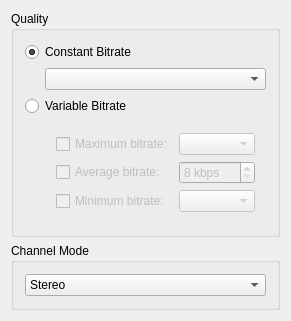
<?xml version="1.0" encoding="UTF-8"?>
<ui version="4.0">
 <class>K3bManualBitrateSettingsWidget</class>
 <widget class="QWidget" name="K3bManualBitrateSettingsWidget">
  <property name="geometry">
   <rect>
    <x>0</x>
    <y>0</y>
    <width>273</width>
    <height>309</height>
   </rect>
  </property>
  <layout class="QVBoxLayout">
   <item>
    <widget class="QGroupBox" name="groupBox">
     <property name="title">
      <string>Quality</string>
     </property>
     <layout class="QVBoxLayout" name="verticalLayout">
      <item>
       <widget class="QRadioButton" name="m_radioConstantBitrate">
        <property name="text">
         <string>Constant Bitrate</string>
        </property>
        <property name="checked">
         <bool>true</bool>
        </property>
       </widget>
      </item>
      <item>
       <layout class="QHBoxLayout">
        <item>
         <spacer>
          <property name="orientation">
           <enum>Qt::Horizontal</enum>
          </property>
          <property name="sizeType">
           <enum>QSizePolicy::Fixed</enum>
          </property>
          <property name="sizeHint" stdset="0">
           <size>
            <width>20</width>
            <height>20</height>
           </size>
          </property>
         </spacer>
        </item>
        <item>
         <widget class="KComboBox" name="m_comboConstantBitrate"/>
        </item>
       </layout>
      </item>
      <item>
       <widget class="QRadioButton" name="m_radioVariableBitrate">
        <property name="text">
         <string>Variable Bitrate</string>
        </property>
       </widget>
      </item>
      <item>
       <widget class="QFrame" name="m_frameVariableBitrate">
        <property name="enabled">
         <bool>false</bool>
        </property>
        <layout class="QGridLayout" name="gridLayout_2">
         <item row="0" column="1">
          <widget class="QCheckBox" name="m_checkBitrateMaximum">
           <property name="text">
            <string>Maximum bitrate:</string>
           </property>
          </widget>
         </item>
         <item row="0" column="2">
          <widget class="KComboBox" name="m_comboMaximumBitrate">
           <property name="enabled">
            <bool>false</bool>
           </property>
          </widget>
         </item>
         <item row="1" column="1">
          <widget class="QCheckBox" name="m_checkBitrateAverage">
           <property name="sizePolicy">
            <sizepolicy hsizetype="Minimum" vsizetype="Fixed">
             <horstretch>1</horstretch>
             <verstretch>0</verstretch>
            </sizepolicy>
           </property>
           <property name="text">
            <string>Average bitrate:</string>
           </property>
          </widget>
         </item>
         <item row="1" column="2">
          <widget class="QSpinBox" name="m_spinAverageBitrate">
           <property name="enabled">
            <bool>false</bool>
           </property>
           <property name="buttonSymbols">
            <enum>QAbstractSpinBox::UpDownArrows</enum>
           </property>
           <property name="suffix">
            <string> kbps</string>
           </property>
           <property name="minimum">
            <number>8</number>
           </property>
           <property name="maximum">
            <number>310</number>
           </property>
          </widget>
         </item>
         <item row="2" column="1">
          <widget class="QCheckBox" name="m_checkBitrateMinimum">
           <property name="text">
            <string>Minimum bitrate:</string>
           </property>
          </widget>
         </item>
         <item row="2" column="2">
          <widget class="KComboBox" name="m_comboMinimumBitrate">
           <property name="enabled">
            <bool>false</bool>
           </property>
          </widget>
         </item>
         <item row="1" column="0">
          <spacer>
           <property name="orientation">
            <enum>Qt::Horizontal</enum>
           </property>
           <property name="sizeType">
            <enum>QSizePolicy::Fixed</enum>
           </property>
           <property name="sizeHint" stdset="0">
            <size>
             <width>20</width>
             <height>20</height>
            </size>
           </property>
          </spacer>
         </item>
        </layout>
       </widget>
      </item>
     </layout>
    </widget>
   </item>
   <item>
    <widget class="QGroupBox" name="groupBox_2">
     <property name="title">
      <string>Channel Mode</string>
     </property>
     <layout class="QVBoxLayout" name="verticalLayout_2">
      <item>
       <widget class="KComboBox" name="m_comboMode">
        <property name="toolTip">
         <string>Select the channel mode.</string>
        </property>
        <property name="whatsThis">
         <string>&lt;p&gt;Select the channel mode of the resulting Mp3 file:
&lt;p&gt;&lt;b&gt;Stereo&lt;/b&gt;&lt;br&gt;
In this mode, the encoder makes no use of potential correlations between the two input channels; it can, however, negotiate the bit demand between both channel, i.e. give one channel more bits if the other contains silence or needs fewer bits because of a lower complexity.
&lt;p&gt;&lt;b&gt;Joint-Stereo&lt;/b&gt;&lt;br&gt;
In this mode, the encoder will make use of correlations between both channels. The signal will be matrixed into a sum (&quot;mid&quot;), computed by L+R, and difference (&quot;side&quot;) signal, computed by L-R, and more bits are allocated to the mid channel. This will effectively increase the bandwidth if the signal does not have too much stereo separation, thus giving a significant gain in encoding quality.
&lt;p&gt;&lt;b&gt;Mono&lt;/b&gt;&lt;br&gt;
The input will be encoded as a mono signal. If it was a stereo signal, it will be downsampled to mono. The downmix is calculated as the sum of the left and right channel, attenuated by 6 dB.</string>
        </property>
        <item>
         <property name="text">
          <string>Stereo</string>
         </property>
        </item>
        <item>
         <property name="text">
          <string>Joint Stereo</string>
         </property>
        </item>
        <item>
         <property name="text">
          <string>Mono</string>
         </property>
        </item>
       </widget>
      </item>
     </layout>
    </widget>
   </item>
   <item>
    <spacer name="verticalSpacer">
     <property name="orientation">
      <enum>Qt::Vertical</enum>
     </property>
     <property name="sizeHint" stdset="0">
      <size>
       <width>20</width>
       <height>40</height>
      </size>
     </property>
    </spacer>
   </item>
  </layout>
 </widget>
 <layoutdefault spacing="6" margin="11"/>
 <customwidgets>
  <customwidget>
   <class>KComboBox</class>
   <extends>QComboBox</extends>
   <header>kcombobox.h</header>
  </customwidget>
 </customwidgets>
 <resources/>
 <connections>
  <connection>
   <sender>m_radioConstantBitrate</sender>
   <signal>toggled(bool)</signal>
   <receiver>m_comboConstantBitrate</receiver>
   <slot>setEnabled(bool)</slot>
   <hints>
    <hint type="sourcelabel">
     <x>33</x>
     <y>58</y>
    </hint>
    <hint type="destinationlabel">
     <x>58</x>
     <y>84</y>
    </hint>
   </hints>
  </connection>
  <connection>
   <sender>m_checkBitrateMaximum</sender>
   <signal>toggled(bool)</signal>
   <receiver>m_comboMaximumBitrate</receiver>
   <slot>setEnabled(bool)</slot>
   <hints>
    <hint type="sourcelabel">
     <x>61</x>
     <y>147</y>
    </hint>
    <hint type="destinationlabel">
     <x>195</x>
     <y>145</y>
    </hint>
   </hints>
  </connection>
  <connection>
   <sender>m_checkBitrateAverage</sender>
   <signal>toggled(bool)</signal>
   <receiver>m_spinAverageBitrate</receiver>
   <slot>setEnabled(bool)</slot>
   <hints>
    <hint type="sourcelabel">
     <x>61</x>
     <y>178</y>
    </hint>
    <hint type="destinationlabel">
     <x>195</x>
     <y>176</y>
    </hint>
   </hints>
  </connection>
  <connection>
   <sender>m_checkBitrateMinimum</sender>
   <signal>toggled(bool)</signal>
   <receiver>m_comboMinimumBitrate</receiver>
   <slot>setEnabled(bool)</slot>
   <hints>
    <hint type="sourcelabel">
     <x>61</x>
     <y>209</y>
    </hint>
    <hint type="destinationlabel">
     <x>195</x>
     <y>207</y>
    </hint>
   </hints>
  </connection>
  <connection>
   <sender>m_radioVariableBitrate</sender>
   <signal>toggled(bool)</signal>
   <receiver>m_frameVariableBitrate</receiver>
   <slot>setEnabled(bool)</slot>
   <hints>
    <hint type="sourcelabel">
     <x>136</x>
     <y>106</y>
    </hint>
    <hint type="destinationlabel">
     <x>136</x>
     <y>169</y>
    </hint>
   </hints>
  </connection>
 </connections>
</ui>
